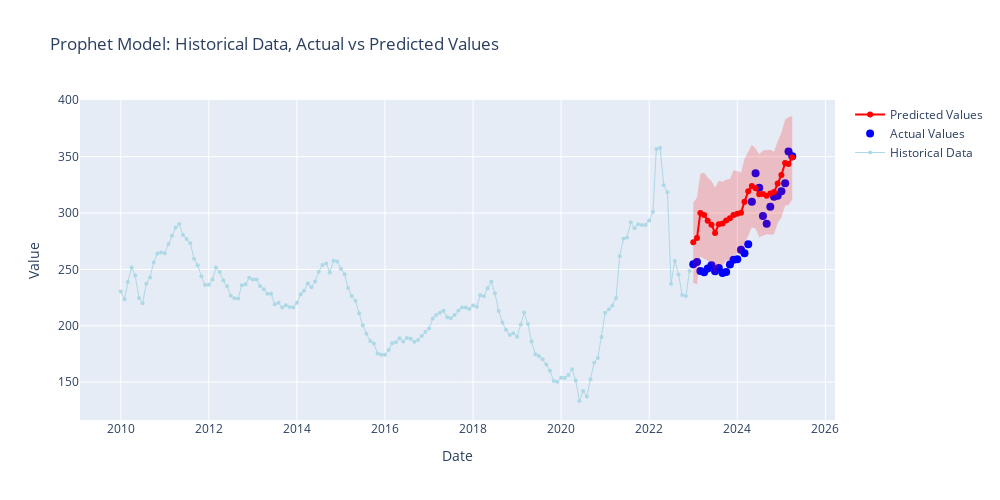

Here is the notebook cell this chart was saved with:
### Code cell
#plotting the forecasted values against the actual values
fig = go.Figure()

# Add historical training data
fig.add_trace(go.Scatter(
    x=train_data['ds'],
    y=train_data['y'],
    mode='lines+markers',
    name='Historical Data',
    marker=dict(color='lightblue', size=4),
    line=dict(color='lightblue', width=1),
    hovertemplate='<b>Historical</b><br>Date: %{x}<br>Value: %{y:.2f}<extra></extra>'
))

# Add actual values
fig.add_trace(go.Scatter(
    x=test_data['ds'],
    y=test_data['y'],
    mode='markers',
    name='Actual Values',
    marker=dict(color='blue', size=8),
    hovertemplate='<b>Actual</b><br>Date: %{x}<br>Value: %{y:.2f}<extra></extra>'
))

# Add predicted values
fig.add_trace(go.Scatter(
    x=model_test_forecast['ds'],
    y=model_test_forecast['yhat'],
    mode='markers+lines',
    name='Predicted Values',
    marker=dict(color='red', size=6),
    line=dict(color='red', width=2),
    hovertemplate='<b>Predicted</b><br>Date: %{x}<br>Value: %{y:.2f}<extra></extra>'
))

# Add confidence intervals
fig.add_trace(go.Scatter(
    x=model_test_forecast['ds'],
    y=model_test_forecast['yhat_upper'],
    mode='lines',
    name='Upper Confidence',
    line=dict(color='rgba(255,0,0,0.2)', width=0),
    showlegend=False,
    hoverinfo='skip'
))

fig.add_trace(go.Scatter(
    x=model_test_forecast['ds'],
    y=model_test_forecast['yhat_lower'],
    mode='lines',
    name='Lower Confidence',
    line=dict(color='rgba(255,0,0,0.2)', width=0),
    fill='tonexty',
    fillcolor='rgba(255,0,0,0.2)',
    showlegend=False,
    hoverinfo='skip'
))

# Update layout
fig.update_layout(
    title='Prophet Model: Historical Data, Actual vs Predicted Values',
    xaxis_title='Date',
    yaxis_title='Value',
    width=1000,
    height=500,
    hovermode='x unified'
)

fig.show()
